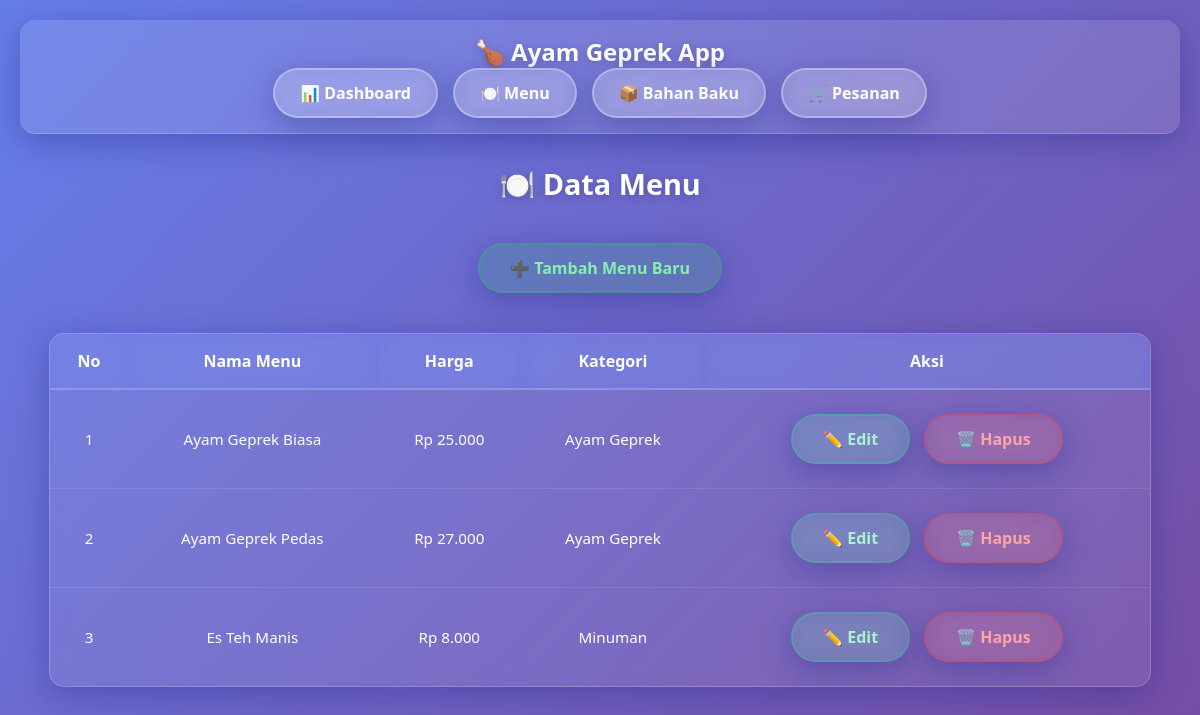
The app's page /menu/menu.php with its own data.
### tables this page shows
CREATE TABLE Menu (
    id_menu INT AUTO_INCREMENT PRIMARY KEY,
    nama_menu VARCHAR(100),
    harga INT,
    id_kategori INT,
    FOREIGN KEY (id_kategori) REFERENCES Kategori_Menu(id_kategori)
);

CREATE TABLE Kategori_Menu (
    id_kategori INT AUTO_INCREMENT PRIMARY KEY,
    nama_kategori VARCHAR(100)
);

### menu/menu.php (the view)
<?php include '../header.php'; ?>
<?php include '../koneksi.php'; ?>
<h2>🍽️ Data Menu</h2>
<div style="text-align: center; margin: 20px 0;">
    <a href="menu_tambah.php" class="btn" style="background: rgba(34, 197, 94, 0.15); border: 2px solid rgba(34, 197, 94, 0.3); color: #86efac;">➕ Tambah Menu Baru</a>
</div>
<table>
    <thead>
        <tr>
            <th>No</th>
            <th>Nama Menu</th>
            <th>Harga</th>
            <th>Kategori</th>
            <th>Aksi</th>
        </tr>
    </thead>
    <tbody>
        <?php
        $data = mysqli_query($conn, "SELECT m.*, k.nama_kategori FROM Menu m
                                    LEFT JOIN Kategori_Menu k ON m.id_kategori = k.id_kategori");
        $no = 1;
        while($d = mysqli_fetch_array($data)){
        ?>
        <tr>
            <td><?= $no++; ?></td>
            <td><?= $d['nama_menu']; ?></td>
            <td>Rp <?= number_format($d['harga'], 0, ',', '.'); ?></td>
            <td><?= $d['nama_kategori'] ?? 'N/A'; ?></td>
            <td>
                <a href="menu_edit.php?id=<?= $d['id_menu']; ?>" class="btn btn-edit">✏️ Edit</a>
                <a href="menu_hapus.php?id=<?= $d['id_menu']; ?>" class="btn btn-delete" onclick="return confirm('Yakin ingin menghapus?')">🗑️ Hapus</a>
            </td>
        </tr>
        <?php } ?>
    </tbody>
</table>
<?php include '../footer.php'; ?>

### style.css (style rules this page uses)
* { margin: 0; padding: 0; box-sizing: border-box; }
body { font-family: 'Segoe UI', Tahoma, Geneva, Verdana, sans-serif; background: linear-gradient(135deg, #667eea 0%, #764ba2 100%); min-height: 100vh; color: #333; padding: 20px; }
h1, h2 { text-align: center; margin-bottom: 30px; color: white; text-shadow: 0 2px 10px rgba(0, 0, 0, 0.2); font-size: 2.2rem; }
h2 { font-size: 1.8rem; }
button, .btn { padding: 12px 30px; margin: 10px 5px; background: rgba(255, 255, 255, 0.15); backdrop-filter: blur(10px); -webkit-backdrop-filter: blur(10px); border: 2px solid rgba(255, 255, 255, 0.3); color: white; border-radius: 25px; cursor: pointer; font-weight: 600; font-size: 1rem; transition: all 0.3s ease; display: inline-block; text-decoration: none; box-shadow: 0 8px 32px 0 rgba(31, 38, 135, 0.37); }
.btn-edit { background: rgba(52, 211, 153, 0.15); border: 2px solid rgba(52, 211, 153, 0.3); color: #a7f3d0; }
.btn-delete { background: rgba(239, 68, 68, 0.15); border: 2px solid rgba(239, 68, 68, 0.3); color: #fca5a5; }
table { width: 100%; margin: 30px auto; border-collapse: separate; border-spacing: 0; background: rgba(255, 255, 255, 0.08); backdrop-filter: blur(10px); -webkit-backdrop-filter: blur(10px); border: 1px solid rgba(255, 255, 255, 0.2); border-radius: 15px; overflow: hidden; box-shadow: 0 8px 32px 0 rgba(31, 38, 135, 0.37); }
th { background: rgba(102, 126, 234, 0.4); backdrop-filter: blur(10px); -webkit-backdrop-filter: blur(10px); color: white; padding: 16px; text-align: center; font-weight: 700; border-bottom: 2px solid rgba(255, 255, 255, 0.2); font-size: 1rem; }
td { padding: 14px 16px; text-align: center; color: white; border-bottom: 1px solid rgba(255, 255, 255, 0.1); font-size: 0.95rem; }
tr:last-child td { border-bottom: none; }

### records on screen
menu: nama_menu "Ayam Geprek Biasa", harga "25.000", id_kategori.nama_kategori "Ayam Geprek"
menu: nama_menu "Ayam Geprek Pedas", harga "27.000", id_kategori.nama_kategori "Ayam Geprek"
menu: nama_menu "Es Teh Manis", harga "8.000", id_kategori.nama_kategori "Minuman"
